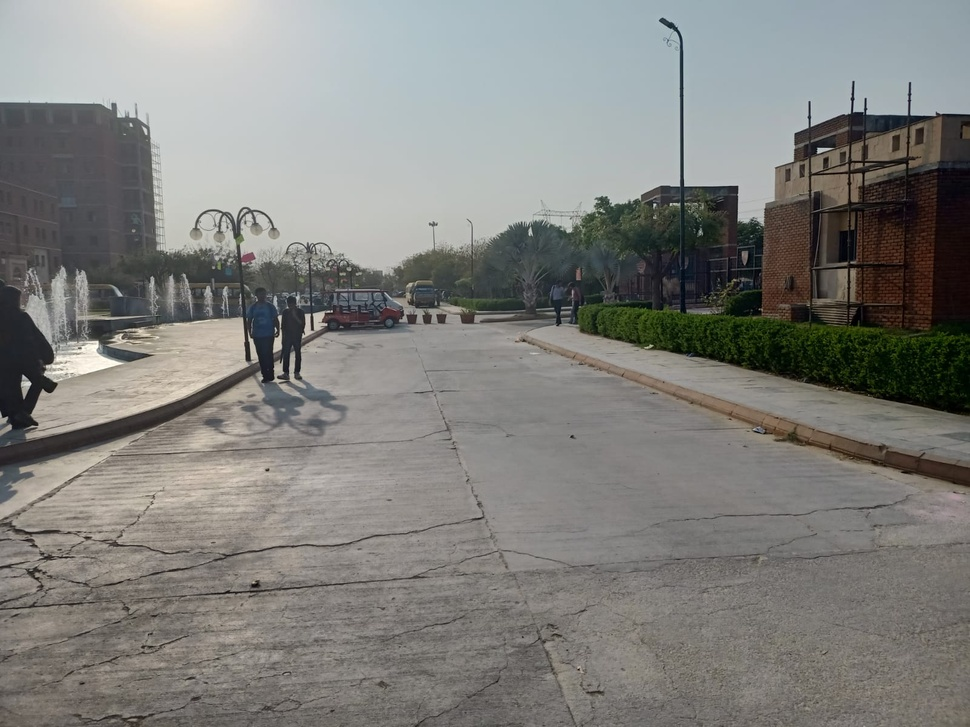
#> input picture data/samples/roadSample.jpeg, 970 x 727 px, shrunk from 1600 x 1200 before the run
$ python RoadTrack.py
#> lines starting #> are read from the running program, lines starting #| are printed output that depends on the picture
import cv2

img = cv2.imread("./data/samples/roadSample.jpeg")
#> img is the input picture: shape (727, 970, 3); mean B, G, R 124.7, 128.3, 128.6

grayScale = cv2.cvtColor(img, cv2.COLOR_BGR2GRAY)
edge = cv2.Canny(grayScale, 0, 200)
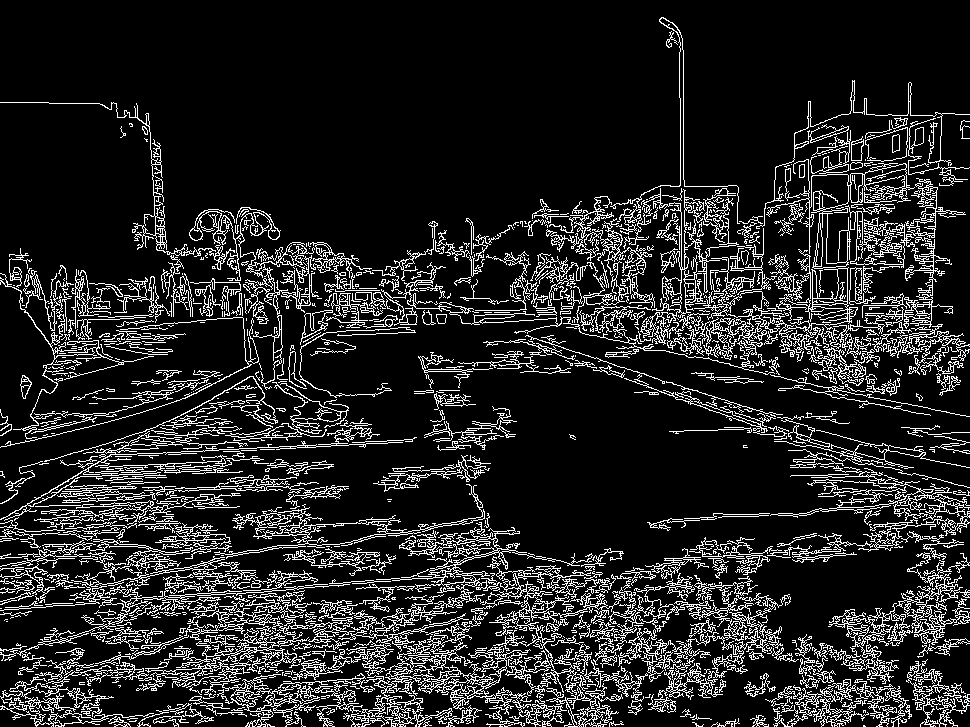
#> edge: shape (727, 970); 14.3% white in thin lines or dots

cv2.imshow("img", img)
cv2.waitKey(0)
